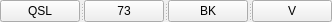
         <widget class="QSplitter" name="CWAuto_splt">
          <property name="orientation">
           <enum>Qt::Orientation::Horizontal</enum>
          </property>
          <widget class="QPushButton" name="CWQSL_btn">
           <property name="sizePolicy">
            <sizepolicy hsizetype="Minimum" vsizetype="Fixed">
             <horstretch>0</horstretch>
             <verstretch>0</verstretch>
            </sizepolicy>
           </property>
           <property name="maximumSize">
            <size>
             <width>16777215</width>
             <height>16777215</height>
            </size>
           </property>
           <property name="toolTip">
            <string>Send confirmation.</string>
           </property>
           <property name="text">
            <string>QSL</string>
           </property>
          </widget>
          <widget class="QPushButton" name="CW73_btn">
           <property name="maximumSize">
            <size>
             <width>16777215</width>
             <height>16777215</height>
            </size>
           </property>
           <property name="toolTip">
            <string>Send 73.</string>
           </property>
           <property name="text">
            <string>73</string>
           </property>
          </widget>
          <widget class="QPushButton" name="CWBK_btn">
           <property name="minimumSize">
            <size>
             <width>0</width>
             <height>0</height>
            </size>
           </property>
           <property name="maximumSize">
            <size>
             <width>16777215</width>
             <height>16777215</height>
            </size>
           </property>
           <property name="toolTip">
            <string>Send &quot;break&quot; and switch to RX.</string>
           </property>
           <property name="text">
            <string>BK</string>
           </property>
          </widget>
          <widget class="QPushButton" name="CWV_btn">
           <property name="sizePolicy">
            <sizepolicy hsizetype="Minimum" vsizetype="Fixed">
             <horstretch>0</horstretch>
             <verstretch>0</verstretch>
            </sizepolicy>
           </property>
           <property name="maximumSize">
            <size>
             <width>16777215</width>
             <height>16777215</height>
            </size>
           </property>
           <property name="toolTip">
            <string>Send a string of &quot;V&quot;</string>
           </property>
           <property name="text">
            <string>V</string>
           </property>
          </widget>
         </widget>
